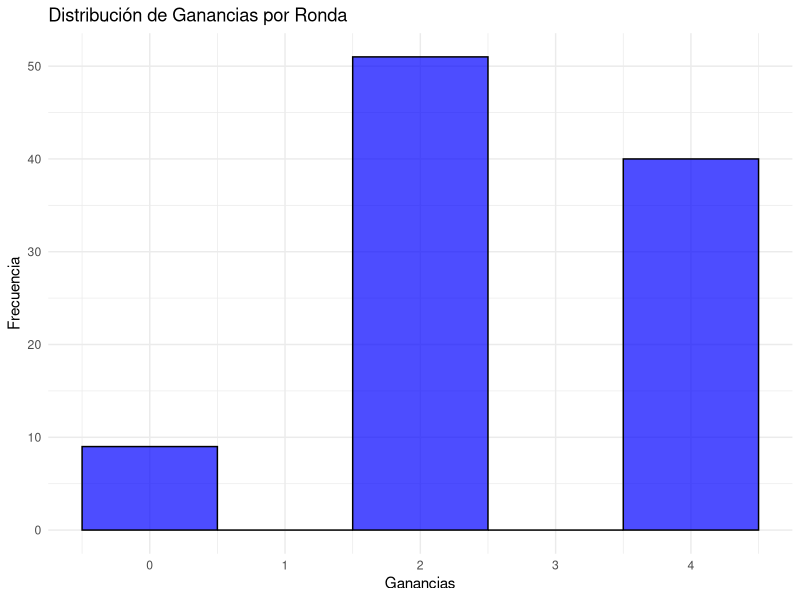

Reproduce this figure in R.
## ---- chunk 1
# Configuración básica
set.seed(123)  # Para reproducibilidad
ruleta <- 0:36  # Números posibles en la ruleta

# Apuestas seleccionadas
# Dos columnas (1-34 y 2-35) y dos docenas (1-12 y 13-24)
columnas <- list(c(1, 4, 7, 10, 13, 16, 19, 22, 25, 28, 31, 34),
                 c(2, 5, 8, 11, 14, 17, 20, 23, 26, 29, 32, 35))
docenas <- list(1:12, 13:24)

# Pagos de la ruleta
pago_columna <- 2   # 2:1 en columnas
pago_docena <- 2    # 2:1 en docenas
## ---- chunk 2
# Función para simular un giro y calcular resultados
  simular_giro <- function() {
  resultado <- sample(ruleta, size = 1)  # Número aleatorio de la ruleta

  # Evaluar si el resultado cae en las apuestas seleccionadas
  gana_columna <- sum(sapply(columnas, function(col) resultado %in% col))
  gana_docena <- sum(sapply(docenas, function(doc) resultado %in% doc))

  # Calcular ganancias totales
  ganancias <- (gana_columna * pago_columna) + (gana_docena * pago_docena)
  return(list(resultado = resultado, ganancias = ganancias))
}

# Prueba de la función
simular_giro()

## ---- chunk 3
# Función para simular varias rondas
simular_rondas <- function(n_rondas) {
  resultados <- replicate(n_rondas, simular_giro(), simplify = FALSE)
  data.frame(
    Ronda = 1:n_rondas,
    Resultado = sapply(resultados, function(x) x$resultado),
    Ganancias = sapply(resultados, function(x) x$ganancias)
  )
}

# Simular 1000 rondas
rondas <- simular_rondas(100)
head(rondas)
## ---- chunk 4
summary(rondas$Ganancias)
table(rondas$Ganancias)
# Cálculo de estadísticas básicas
ganancia_total <- sum(rondas$Ganancias)
ganancia_promedio <- mean(rondas$Ganancias)

cat("Ganancia total:", ganancia_total, "\n")
cat("Ganancia promedio por ronda:", ganancia_promedio, "\n")

library(ggplot2)
ggplot(rondas, aes(x = Ganancias)) +
  geom_histogram(binwidth = 1, fill = "blue", color = "black", alpha = 0.7) +
  labs(title = "Distribución de Ganancias por Ronda", x = "Ganancias", y = "Frecuencia") +
  theme_minimal()


